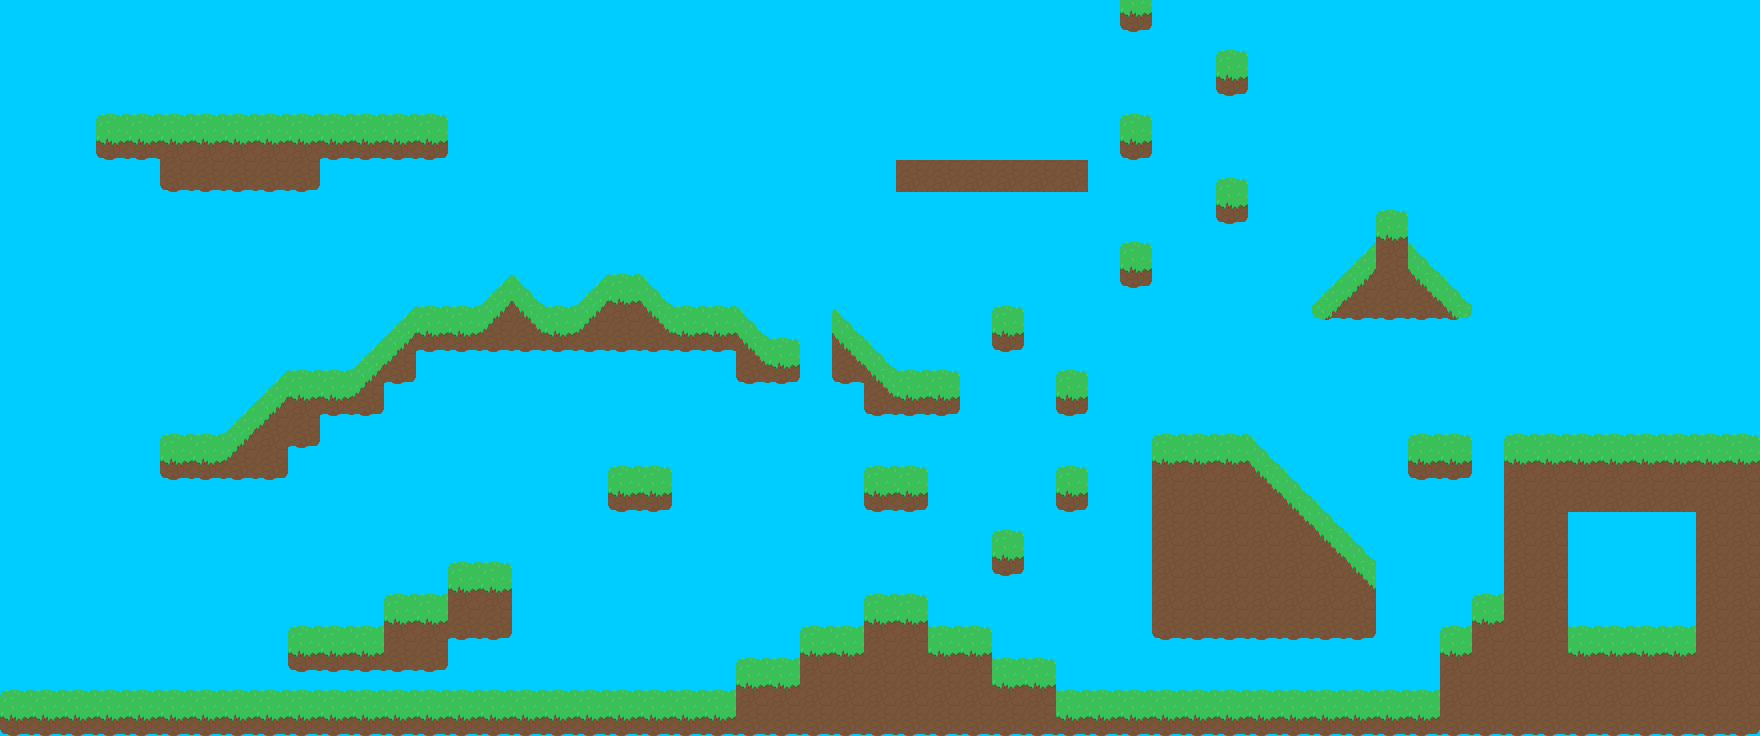

A level layout from a 2D game, rendered from its tile map. Below: a short description, then the map file with tile-grid data replaced by summaries:
An orthogonal 55x23 tile map with 32x32 px tiles, 1 tile layer (level) and 25 objects (spawn).

<map version="1.0" orientation="orthogonal" renderorder="right-down" width="55" height="23" tilewidth="32" tileheight="32" backgroundcolor="#00cdff">
 <tileset firstgid="1" name="tiles" tilewidth="32" tileheight="32">
  <image source="tiles.png" width="512" height="512" />
  <tile id="16">
   <objectgroup draworder="index">
    <object x="0" y="0" width="32" height="32" />
   </objectgroup>
  </tile>
  <tile id="17">
   <objectgroup draworder="index">
    <object x="0" y="0" width="32" height="32" />
   </objectgroup>
  </tile>
  <tile id="18">
   <objectgroup draworder="index">
    <object x="0" y="0" width="32" height="32" />
   </objectgroup>
  </tile>
  <tile id="19">
   <objectgroup draworder="index">
    <object x="0" y="0" width="32" height="32" />
   </objectgroup>
  </tile>
  <tile id="20">
   <objectgroup draworder="index">
    <object x="0" y="0" width="32" height="32" />
   </objectgroup>
  </tile>
  <tile id="32">
   <objectgroup draworder="index">
    <object x="0" y="0" width="32" height="32" />
   </objectgroup>
  </tile>
  <tile id="33">
   <objectgroup draworder="index">
    <object x="0" y="0" width="32" height="32" />
   </objectgroup>
  </tile>
  <tile id="34">
   <objectgroup draworder="index">
    <object x="0" y="0" width="32" height="32" />
   </objectgroup>
  </tile>
  <tile id="35">
   <objectgroup draworder="index">
    <object x="0" y="0" width="32" height="32" />
   </objectgroup>
  </tile>
  <tile id="36">
   <objectgroup draworder="index">
    <object x="0" y="0" width="32" height="32" />
   </objectgroup>
  </tile>
  <tile id="64">
   <objectgroup draworder="index">
    <object x="0" y="32">
     <polygon points="0,0 32,-32 32,0" />
    </object>
   </objectgroup>
  </tile>
  <tile id="65">
   <objectgroup draworder="index">
    <object x="0" y="0" width="32" height="32" />
   </objectgroup>
  </tile>
  <tile id="66">
   <objectgroup draworder="index">
    <object x="0" y="0" width="32" height="32" />
   </objectgroup>
  </tile>
  <tile id="67">
   <objectgroup draworder="index">
    <object x="0" y="0">
     <polygon points="0,0 32,32 0,32" />
    </object>
   </objectgroup>
  </tile>
  <tile id="80">
   <objectgroup draworder="index">
    <object x="0" y="0" width="32" height="32" />
   </objectgroup>
  </tile>
  <tile id="81">
   <objectgroup draworder="index">
    <object x="0" y="0" width="32" height="32" />
   </objectgroup>
  </tile>
  <tile id="82">
   <objectgroup draworder="index">
    <object x="0" y="0" width="32" height="32" />
   </objectgroup>
  </tile>
  <tile id="83">
   <objectgroup draworder="index">
    <object x="0" y="0" width="32" height="32" />
   </objectgroup>
  </tile>
  <tile id="97">
   <objectgroup draworder="index">
    <object x="0" y="0">
     <polygon points="0,0 32,32 0,32" />
    </object>
   </objectgroup>
  </tile>
  <tile id="98">
   <objectgroup draworder="index">
    <object x="0" y="32">
     <polygon points="0,0 32,-32 32,0" />
    </object>
   </objectgroup>
  </tile>
  <tile id="112">
   <objectgroup draworder="index">
    <object x="0" y="0">
     <polyline points="0,0 32,0" />
    </object>
   </objectgroup>
  </tile>
 </tileset>
 <layer name="level" width="55" height="23">
  <data>[1265 cells, 384 non-empty, 26 distinct tile ids]</data>
 </layer>
 <objectgroup name="collision">
  <object x="625" y="227">
   <polygon points="8,-48 143,-97 -2,-250 -139,-116" />
  </object>
  <object x="208" y="193">
   <polyline points="-209,-159 -80,-1 -112,31" />
  </object>
  <object x="32" y="32">
   <polyline points="-32,0 0,288 128,320" />
  </object>
 </objectgroup>
 <objectgroup name="entity">
  <object name="start" type="spawn" x="1120" y="96" width="32" height="32" />
 </objectgroup>
</map>